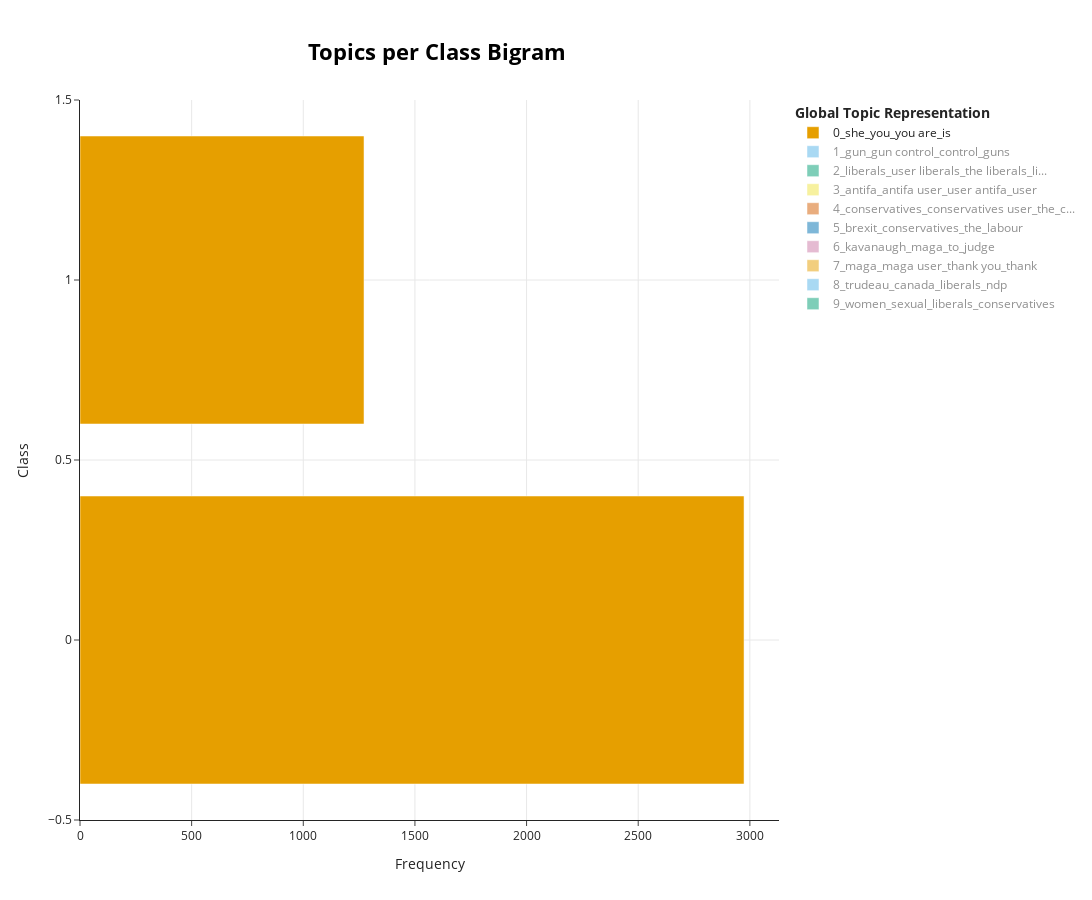

The code cell stored with this chart in its notebook:
### Markdown cell above
## (1 point) What do you think about the results? How do you think it could impact a model trained on these data?

### Code cell
# Bigram model
topic_model = BERTopic(umap_model=umap_model, embedding_model="all-MiniLM-L6-v2", n_gram_range=(1, 2))
topics, probs = topic_model.fit_transform(dataset["train"]["text"] + dataset["validation"]["text"])
topics_per_class = topic_model.topics_per_class(dataset["train"]["text"] + dataset["validation"]["text"], dataset["train"]["label"] + dataset["validation"]["label"])
topic_model.visualize_topics_per_class(topics_per_class, title="<b>Topics per Class Bigram</b>")

### Figure 1 — Plotly figure (JSON) as saved in the notebook; plotly's stock layout.template omitted (floating-point values rounded to 4 significant figures)
{"data": [{"hoverinfo": "text", "hovertext": ["<b>Topic 0</b><br>Words: you are, she, you, she is, is", "<b>Topic 0</b><br>Words: she, is, you, she is, he"], "marker": {"color": "#E69F00"}, "name": "0_she_you_you are_is", "orientation": "h", "type": "bar", "visible": true, "x": [2974, 1272], "y": [0, 1]}, {"hoverinfo": "text", "hovertext": ["<b>Topic 1</b><br>Words: gun, gun control, control, guns, laws", "<b>Topic 1</b><br>Words: gun, gun control, control, the, guns"], "marker": {"color": "#56B4E9"}, "name": "1_gun_gun control_control_guns", "orientation": "h", "type": "bar", "visible": "legendonly", "x": [677, 384], "y": [0, 1]}, {"hoverinfo": "text", "hovertext": ["<b>Topic 2</b><br>Words: liberals, user liberals, the liberals, liberals user, user", "<b>Topic 2</b><br>Words: liberals, user liberals, liberals are, liberals user, the liberals"], "marker": {"color": "#009E73"}, "name": "2_liberals_user liberals_the liberals_li...", "orientation": "h", "type": "bar", "visible": "legendonly", "x": [258, 171], "y": [0, 1]}, {"hoverinfo": "text", "hovertext": ["<b>Topic 3</b><br>Words: antifa, antifa user, user antifa, user, the antifa", "<b>Topic 3</b><br>Words: antifa, of antifa, antifa user, user antifa, the antifa"], "marker": {"color": "#F0E442"}, "name": "3_antifa_antifa user_user antifa_user", "orientation": "h", "type": "bar", "visible": "legendonly", "x": [280, 61], "y": [0, 1]}, {"hoverinfo": "text", "hovertext": ["<b>Topic 4</b><br>Words: conservatives, conservatives user, conservatives are, the, and", "<b>Topic 4</b><br>Words: conservatives, conservatives user, the, to, they"], "marker": {"color": "#D55E00"}, "name": "4_conservatives_conservatives user_the_c...", "orientation": "h", "type": "bar", "visible": "legendonly", "x": [259, 70], "y": [0, 1]}, {"hoverinfo": "text", "hovertext": ["<b>Topic 5</b><br>Words: brexit, conservatives, labour, the, tories", "<b>Topic 5</b><br>Words: tories, the, tory, conservatives, labour"], "marker": {"color": "#0072B2"}, "name": "5_brexit_conservatives_the_labour", "orientation": "h", "type": "bar", "visible": "legendonly", "x": [223, 55], "y": [0, 1]}, {"hoverinfo": "text", "hovertext": ["<b>Topic 6</b><br>Words: kavanaugh, maga, to, judge, and", "<b>Topic 6</b><br>Words: kavanaugh, maga, to, judge, the"], "marker": {"color": "#CC79A7"}, "name": "6_kavanaugh_maga_to_judge", "orientation": "h", "type": "bar", "visible": "legendonly", "x": [171, 92], "y": [0, 1]}, {"hoverinfo": "text", "hovertext": ["<b>Topic 7</b><br>Words: maga, maga user, thank you, thank, user maga", "<b>Topic 7</b><br>Words: maga, maga user, you maga, you, walkaway"], "marker": {"color": "#E69F00"}, "name": "7_maga_maga user_thank you_thank", "orientation": "h", "type": "bar", "visible": "legendonly", "x": [128, 53], "y": [0, 1]}, {"hoverinfo": "text", "hovertext": ["<b>Topic 8</b><br>Words: trudeau, canada, liberals, ndp, conservatives", "<b>Topic 8</b><br>Words: trudeau, canada, liberals, conservatives, the"], "marker": {"color": "#56B4E9"}, "name": "8_trudeau_canada_liberals_ndp", "orientation": "h", "type": "bar", "visible": "legendonly", "x": [108, 35], "y": [0, 1]}, {"hoverinfo": "text", "hovertext": ["<b>Topic 9</b><br>Words: women, liberals, conservatives, the, sexual", "<b>Topic 9</b><br>Words: women, sexual, liberals, men, you"], "marker": {"color": "#009E73"}, "name": "9_women_sexual_liberals_conservatives", "orientation": "h", "type": "bar", "visible": "legendonly", "x": [50, 72], "y": [0, 1]}], "layout": {"height": 900, "hoverlabel": {"bgcolor": "white", "font": {"family": "Rockwell", "size": 16}}, "legend": {"title": {"text": "<b>Global Topic Representation"}}, "title": {"font": {"color": "Black", "size": 22}, "text": "<b>Topics per Class Bigram</b>", "x": 0.4, "xanchor": "center", "y": 0.95, "yanchor": "top"}, "width": 1250, "xaxis": {"showgrid": true, "title": {"text": "Frequency"}}, "yaxis": {"showgrid": true, "title": {"text": "Class"}}}}
